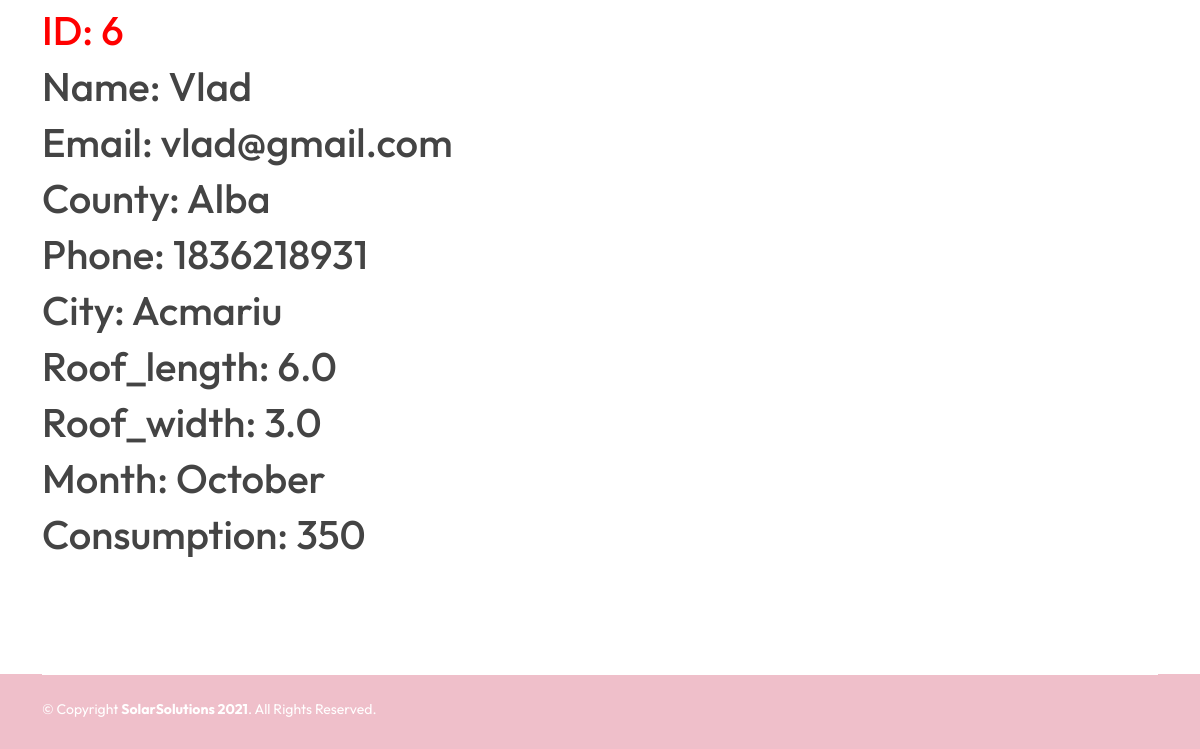
The page /database (lower part) on the database as committed earlier.
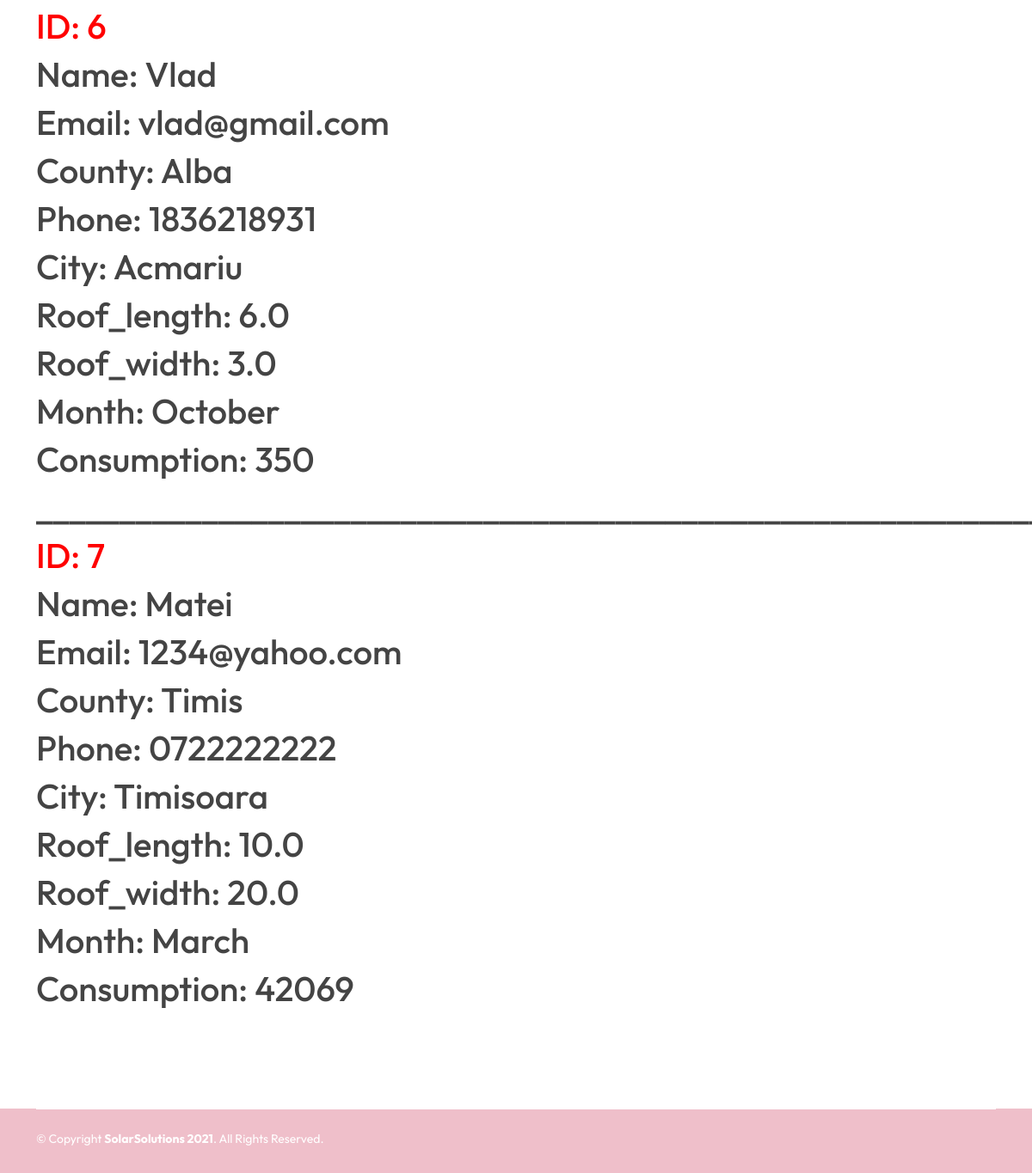
The same page on the database as committed later.
### website/models.py (models this page shows)
class User(db.Model, UserMixin):
    id = db.Column(db.Integer, primary_key=True)
    name = db.Column(db.String(150))
    email = db.Column(db.String(150), unique=True)
    password = db.Column(db.String(150))
    phone = db.Column(db.String(150))
    county = db.Column(db.String(150))
    city = db.Column(db.String(150))
    roof_length = db.Column(db.Float)
    roof_width = db.Column(db.Float)
    month = db.Column(db.String(150))
    consumption = db.Column(db.Integer)

### website/views.py (the view)
@views.route('/database')
def database():
    return render_template('database.html', user=current_user, table_user=User.query.all())

### website/templates/database.html (shortened to what this page needs)
{% extends "header_footer_general.html" %}
{% block content %}
<br>
<br>
<br>
<br>
<br>
{% for user in table_user %}
<h1>____________________________________________________________________</h1>
<h1 style="color: red;"> ID: {{user.id}} </h1>
<h1>Name: {{user.name}}</h1>
<h1>Email: {{user.email}}</h1>
<h1>County: {{user.county}}</h1>
<h1>Phone: {{user.phone}}</h1>
<h1>City: {{user.city}}</h1>
<h1>Roof_length: {{user.roof_length}}</h1>
<h1>Roof_width: {{user.roof_width}}</h1>
<h1>Month: {{user.month}}</h1>
<h1>Consumption: {{user.consumption}}</h1>
{% endfor %}
{% endblock %}

### website/templates/header_footer_general.html (shortened to what this page needs)
<!DOCTYPE html>
<html lang="en">
<head>
  <link rel="stylesheet" type="text/css" href = "{{ url_for('static',filename='assets/vendor/aos/aos.css') }}">
  <link rel="stylesheet" type="text/css" href = "{{ url_for('static',filename='assets/vendor/bootstrap/css/bootstrap.min.css') }}">
  <link rel="stylesheet" type="text/css" href = "{{ url_for('static',filename='assets/vendor/bootstrap-icons/bootstrap-icons.css') }}">
  <link rel="stylesheet" type="text/css" href = "{{ url_for('static',filename='assets/vendor/boxicons/css/boxicons.min.css') }}">
  <link rel="stylesheet" type="text/css" href = "{{ url_for('static',filename='assets/vendor/glightbox/css/glightbox.min.css') }}">
  <link rel="stylesheet" type="text/css" href = "{{ url_for('static',filename='assets/vendor/swiper/swiper-bundle.min.css') }}">
  <link rel="stylesheet" type="text/css" href = "{{ url_for('static',filename='assets/css/style.css') }}">
</head>
<body>
    <section class="inner-page">
      <div class="container">
        <p>
         {% block content %}{% endblock %}
        </p>
      </div>
    </section>
  <footer id="footer">
    <div class="container">
      <div class="copyright-wrap d-md-flex py-4">
        <div class="me-md-auto text-center text-md-start">
          <div class="copyright">
            &copy; Copyright <strong><span>SolarSolutions <script>document.write(new Date().getFullYear());</script></span></strong>. All Rights Reserved.
          </div>
          <div class="credits">
          </div>
        </div>
      </div>
    </div>
  </footer>
</body>
</html>

### website/static/assets/css/style.css (style rules this page uses)
body { font-family: "Outfit", sans-serif; color: #444444; }
section { padding: 100px 0; overflow: hidden; }
#footer { color: #fff; font-size: 14px; background: #efbfca; background-size: cover; }
#footer .copyright-wrap { border-top: 1px solid #ffffff; }
#footer .credits { padding-top: 5px; font-size: 13px; color: #fff; }

Rows that differ between the two databases and show on the page:
added User: id "7", name "Matei", email "1234@yahoo.com", county "Timis", phone "0722222222", city "Timisoara", roof_length "10.0", roof_width "20.0", month "March", consumption "42069"
